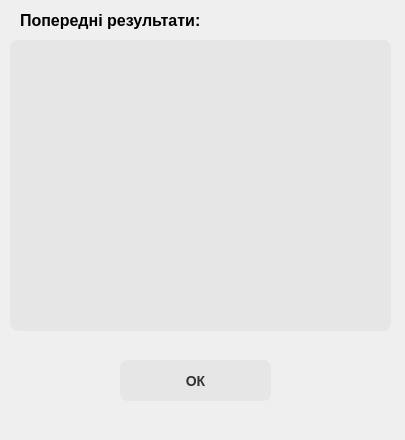
<?xml version="1.0" encoding="UTF-8"?>
<ui version="4.0">
 <class>UsersScoreWindow</class>
 <widget class="QWidget" name="UsersScoreWindow">
  <property name="geometry">
   <rect>
    <x>0</x>
    <y>0</y>
    <width>405</width>
    <height>440</height>
   </rect>
  </property>
  <property name="minimumSize">
   <size>
    <width>405</width>
    <height>440</height>
   </size>
  </property>
  <property name="maximumSize">
   <size>
    <width>405</width>
    <height>440</height>
   </size>
  </property>
  <property name="windowTitle">
   <string>Результати гравців</string>
  </property>
  <property name="windowIcon">
   <iconset>
    <normaloff>images/Guess the color.png</normaloff>images/Guess the color.png</iconset>
  </property>
  <widget class="QLabel" name="label">
   <property name="geometry">
    <rect>
     <x>20</x>
     <y>10</y>
     <width>241</width>
     <height>20</height>
    </rect>
   </property>
   <property name="font">
    <font>
     <family>Arial</family>
     <pointsize>12</pointsize>
     <bold>true</bold>
    </font>
   </property>
   <property name="text">
    <string>Попередні результати: </string>
   </property>
  </widget>
  <widget class="QPushButton" name="pushButton">
   <property name="geometry">
    <rect>
     <x>120</x>
     <y>360</y>
     <width>151</width>
     <height>41</height>
    </rect>
   </property>
   <property name="font">
    <font>
     <family>Arial</family>
     <pointsize>-1</pointsize>
     <bold>true</bold>
    </font>
   </property>
   <property name="styleSheet">
    <string notr="true">  background-color: rgba(51, 51, 51, 0.05);
  border-radius: 8px;
  color: #333333;
  font-size: 14px;



</string>
   </property>
   <property name="text">
    <string>ОК</string>
   </property>
  </widget>
  <widget class="QPlainTextEdit" name="plainTextEdit">
   <property name="geometry">
    <rect>
     <x>10</x>
     <y>40</y>
     <width>381</width>
     <height>291</height>
    </rect>
   </property>
   <property name="font">
    <font>
     <family>Arial</family>
     <pointsize>-1</pointsize>
     <bold>true</bold>
    </font>
   </property>
   <property name="styleSheet">
    <string notr="true">  background-color: rgba(51, 51, 51, 0.05);
  border-radius: 8px;
  color: #333333;
  font-size: 14px;



</string>
   </property>
   <property name="verticalScrollBarPolicy">
    <enum>Qt::ScrollBarAsNeeded</enum>
   </property>
   <property name="horizontalScrollBarPolicy">
    <enum>Qt::ScrollBarAlwaysOff</enum>
   </property>
   <property name="readOnly">
    <bool>true</bool>
   </property>
  </widget>
 </widget>
 <resources/>
 <connections/>
</ui>
